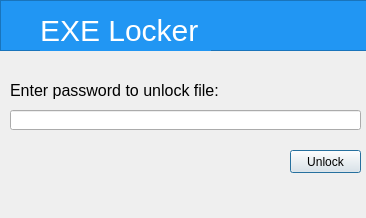
<?xml version="1.0" encoding="UTF-8"?>
<ui version="4.0">
 <class>Dialog</class>
 <widget class="QDialog" name="Dialog">
  <property name="geometry">
   <rect>
    <x>0</x>
    <y>0</y>
    <width>366</width>
    <height>218</height>
   </rect>
  </property>
  <property name="windowTitle">
   <string>Dialog</string>
  </property>
  <property name="windowIcon">
   <iconset resource="resources.qrc">
    <normaloff>:/images/icon.png</normaloff>:/images/icon.png</iconset>
  </property>
  <widget class="QStackedWidget" name="stackedWidget">
   <property name="geometry">
    <rect>
     <x>0</x>
     <y>40</y>
     <width>361</width>
     <height>181</height>
    </rect>
   </property>
   <property name="currentIndex">
    <number>0</number>
   </property>
   <widget class="QWidget" name="page">
    <widget class="QPushButton" name="unlockButton">
     <property name="geometry">
      <rect>
       <x>290</x>
       <y>110</y>
       <width>71</width>
       <height>23</height>
      </rect>
     </property>
     <property name="text">
      <string>Unlock</string>
     </property>
    </widget>
    <widget class="QLineEdit" name="passwordLineEdit">
     <property name="geometry">
      <rect>
       <x>10</x>
       <y>70</y>
       <width>351</width>
       <height>20</height>
      </rect>
     </property>
     <property name="inputMethodHints">
      <set>Qt::ImhHiddenText|Qt::ImhNoAutoUppercase|Qt::ImhNoPredictiveText</set>
     </property>
     <property name="echoMode">
      <enum>QLineEdit::Password</enum>
     </property>
    </widget>
    <widget class="QLabel" name="unlockTextLabel">
     <property name="geometry">
      <rect>
       <x>10</x>
       <y>40</y>
       <width>351</width>
       <height>20</height>
      </rect>
     </property>
     <property name="styleSheet">
      <string notr="true">#unlockTextLabel {
	font-size: 16px;
	
	font-family: &quot;Segoe UI&quot;;
}</string>
     </property>
     <property name="text">
      <string>Enter password to unlock file:</string>
     </property>
    </widget>
   </widget>
   <widget class="QWidget" name="page_2">
    <widget class="QListWidget" name="listWidget">
     <property name="geometry">
      <rect>
       <x>10</x>
       <y>40</y>
       <width>191</width>
       <height>121</height>
      </rect>
     </property>
    </widget>
    <widget class="QLabel" name="label">
     <property name="geometry">
      <rect>
       <x>10</x>
       <y>20</y>
       <width>171</width>
       <height>16</height>
      </rect>
     </property>
     <property name="text">
      <string>Select file from current folder</string>
     </property>
    </widget>
    <widget class="QLabel" name="label_2">
     <property name="geometry">
      <rect>
       <x>210</x>
       <y>40</y>
       <width>141</width>
       <height>20</height>
      </rect>
     </property>
     <property name="text">
      <string>Or browse exe file to unlock</string>
     </property>
    </widget>
    <widget class="QPushButton" name="browseButton">
     <property name="geometry">
      <rect>
       <x>220</x>
       <y>70</y>
       <width>131</width>
       <height>23</height>
      </rect>
     </property>
     <property name="text">
      <string>Browse</string>
     </property>
    </widget>
    <widget class="QPushButton" name="listWidgetUnlockButton">
     <property name="geometry">
      <rect>
       <x>260</x>
       <y>130</y>
       <width>91</width>
       <height>23</height>
      </rect>
     </property>
     <property name="text">
      <string>Unlock</string>
     </property>
    </widget>
   </widget>
  </widget>
  <widget class="QFrame" name="frame">
   <property name="geometry">
    <rect>
     <x>0</x>
     <y>0</y>
     <width>371</width>
     <height>51</height>
    </rect>
   </property>
   <property name="styleSheet">
    <string notr="true">background-color: rgb(33, 150, 243);</string>
   </property>
   <property name="frameShape">
    <enum>QFrame::StyledPanel</enum>
   </property>
   <property name="frameShadow">
    <enum>QFrame::Raised</enum>
   </property>
   <widget class="QLabel" name="label_3">
    <property name="geometry">
     <rect>
      <x>40</x>
      <y>10</y>
      <width>171</width>
      <height>41</height>
     </rect>
    </property>
    <property name="styleSheet">
     <string notr="true">color: white;
font-size: 30px;
font: &quot;Segoe UI&quot;;
</string>
    </property>
    <property name="text">
     <string>EXE Locker</string>
    </property>
   </widget>
   <widget class="QLabel" name="label_4">
    <property name="geometry">
     <rect>
      <x>10</x>
      <y>10</y>
      <width>21</width>
      <height>31</height>
     </rect>
    </property>
    <property name="text">
     <string/>
    </property>
    <property name="pixmap">
     <pixmap resource="resources.qrc">:/images/lock.png</pixmap>
    </property>
    <property name="scaledContents">
     <bool>true</bool>
    </property>
    <property name="alignment">
     <set>Qt::AlignCenter</set>
    </property>
   </widget>
  </widget>
 </widget>
 <resources>
  <include location="resources.qrc"/>
 </resources>
 <connections/>
</ui>
